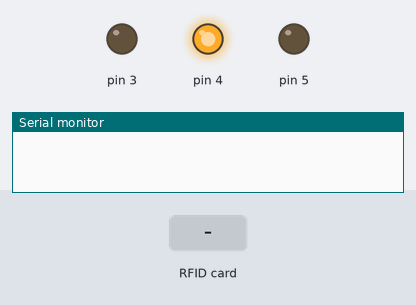
Recording of a sketch running on a simulated Arduino Uno, built with avr-gcc and run on an emulated ATmega328P. Shown: output pins drawn as LEDs (lit = HIGH), the last lines printed to the serial monitor. Inputs (shaded band) come from the test bench. Pins used as bus, display or sensor lines are not drawn.

Above: at 1.2 s.
1.3 s: RFID card 5E 7A 19 C4 held to the reader
At 2.0 s:
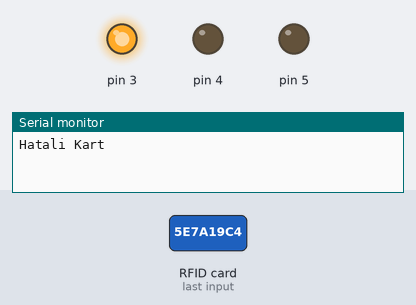
Timing chart, 0 to 5.8 s (numbered marks = the images above; inputs shaded):
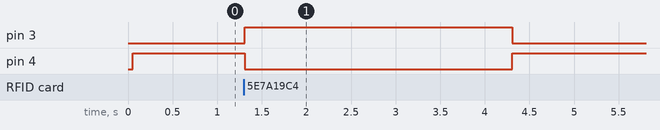

Measured:
- after the input at 1.3 s, pin 3: LOW → HIGH at once, → LOW 3.0 s later; pin 4: HIGH → LOW at once, → HIGH 3.0 s later

The sketch:

sketch_dec04b.ino
```cpp
// Kütüphaneleri ekleyelim
#include <SPI.h>
#include <MFRC522.h>

int RST_PIN = 9;
int SS_PIN = 10;

// Kard id!
MFRC522 rfid(SS_PIN, RST_PIN);
byte ID[4] = {84, 239, 237, 34};

void setup() {
  Serial.begin(9600);
  SPI.begin();
  rfid.PCD_Init();
  pinMode(3, OUTPUT);
  pinMode(4, OUTPUT);
  pinMode(5, OUTPUT);

}

void loop() {
  digitalWrite(4, HIGH);
  if ( ! rfid.PICC_IsNewCardPresent())
    return;

  if ( ! rfid.PICC_ReadCardSerial())
    return;

  if (rfid.uid.uidByte[0] == ID[0] &&
    rfid.uid.uidByte[1] == ID[1] &&
    rfid.uid.uidByte[2] == ID[2] &&
    rfid.uid.uidByte[3] == ID[3] ) {
        Serial.println("Yeşil Led Yandi");
        ekranaYazdir();
        digitalWrite(5, HIGH);
        digitalWrite(4, LOW);
        delay(3000);
        digitalWrite(5, LOW);
        digitalWrite(4, HIGH);
        delay(3000);
    }
    else{
      Serial.println("Hatali Kart");
        digitalWrite(3, HIGH);
        digitalWrite(4, LOW);
        delay(3000);
        digitalWrite(3, LOW);
        digitalWrite(4, HIGH);
        delay(3000);
      ekranaYazdir();
    }
  rfid.PICC_HaltA();
}
void ekranaYazdir(){
  Serial.print("ID Numarasi: ");
  for(int sayac = 0; sayac < 4; sayac++){
    Serial.print(rfid.uid.uidByte[sayac]);
    Serial.print(" ");
  }
  Serial.println("");
}
```
